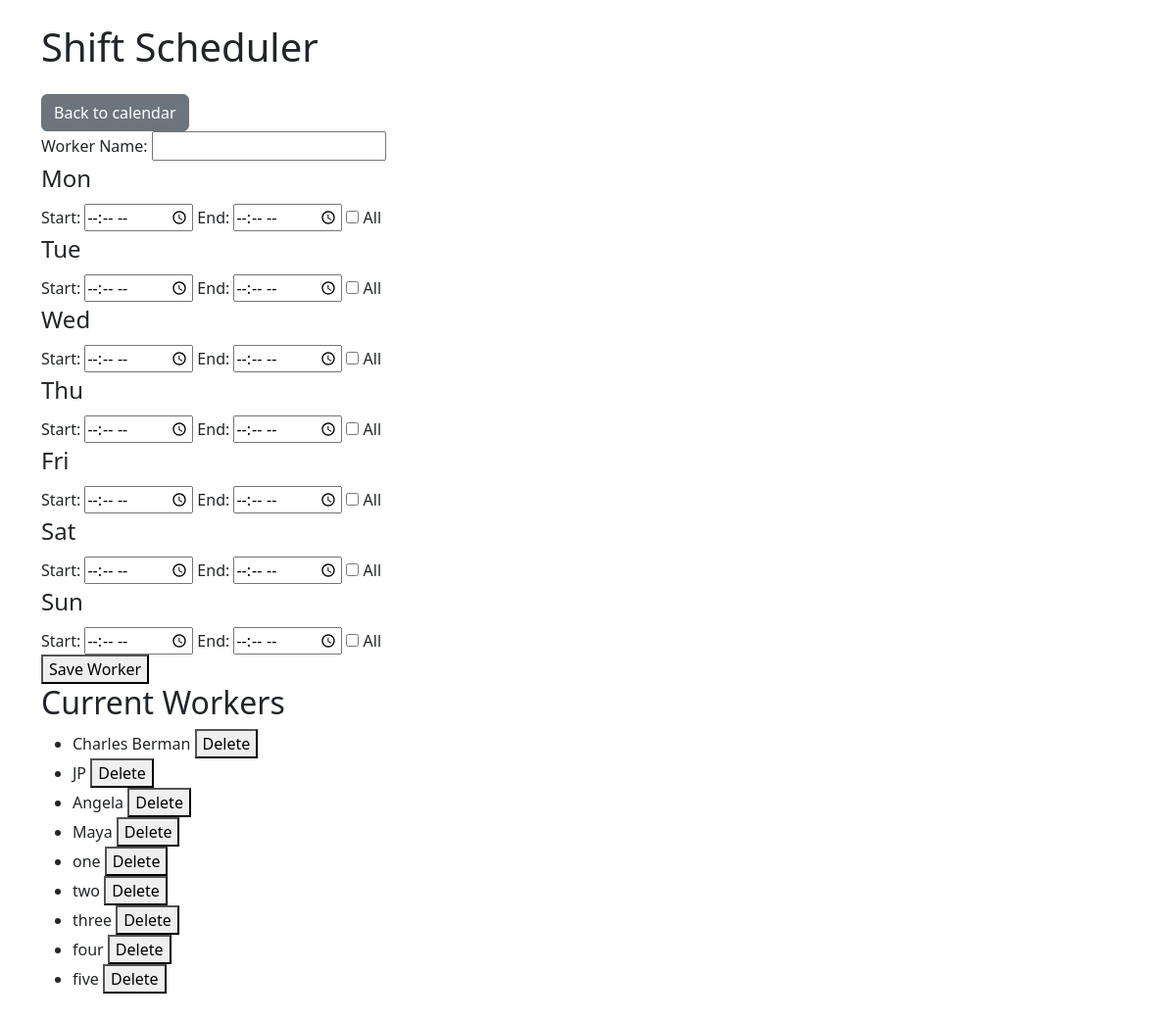
The page /workers on the database its author committed.
### models.py (models this page shows)
class Worker(db.Model):
    id = db.Column(db.Integer, primary_key=True)
    name = db.Column(db.String(50), nullable=False)
    shifts = db.relationship('Shift', backref='worker', cascade="all, delete-orphan", passive_deletes=True)
    availability = db.Column(db.String, nullable=True)

### app.py (the view, shortened to what this page needs)
@app.route("/workers", methods=["GET", "POST"])
def manage_workers():
    workers = Worker.query.all()
    return render_template("manage_workers.html", workers=workers)

### app.py (called while the page is built)
@event.listens_for(Engine, "connect")
def set_sqlite_pragma(dbapi_connection, connection_record):
    if isinstance(dbapi_connection, sqlite3.Connection):
        cursor = dbapi_connection.cursor()
        cursor.execute("PRAGMA foreign_keys=ON;")
        cursor.close()

### templates/manage_workers.html (shortened to what this page needs)
{% extends "base.html" %}
{% block content %}
<html>
<head>
    <a href="{{ url_for('dashboard_manager') }}" class="btn btn-secondary">Back to calendar</a>
</head>
<body>
    <form method="POST">
        <label for="name">Worker Name:</label>
        <input type="text" name="name" required><br>
        {% for day in ['Mon', 'Tue', 'Wed', 'Thu', 'Fri', 'Sat', 'Sun'] %}
            <fieldset>
                <legend>{{ day }}</legend>
                <label>Start:</label>
                <input type="time" name="{{ day.lower() }}_start">
                <label>End:</label>
                <input type="time" name="{{ day.lower() }}_end">
                <label>
                    <input type="checkbox" name="{{ day.lower() }}_all"> All
                </label>
            </fieldset>
        {% endfor %}
        <button type="submit">Save Worker</button>
    </form>
    <h2>Current Workers</h2>
    <ul>
        {% for worker in workers %}
            <li>
                {{ worker.name }}
                <form method="post" action="{{ url_for('delete_worker', worker_id=worker.id) }}" style="display:inline;">
                    <button type="submit" onclick="return confirm('Delete {{ worker.name }}?')">Delete</button>
                </form>
            </li>
        {% endfor %}
    </ul>
</body>
</html>
{% endblock %}

### rows shown on the page
Worker: name "Charles Berman"
Worker: name "JP"
Worker: name "Angela"
Worker: name "Maya"
Worker: name "one"
Worker: name "two"
Worker: name "three"
Worker: name "four"
Worker: name "five"

### other values the page prints
{{ day }} "Mon" "Tue" "Wed" "Thu" "Fri" "Sat" "Sun"
